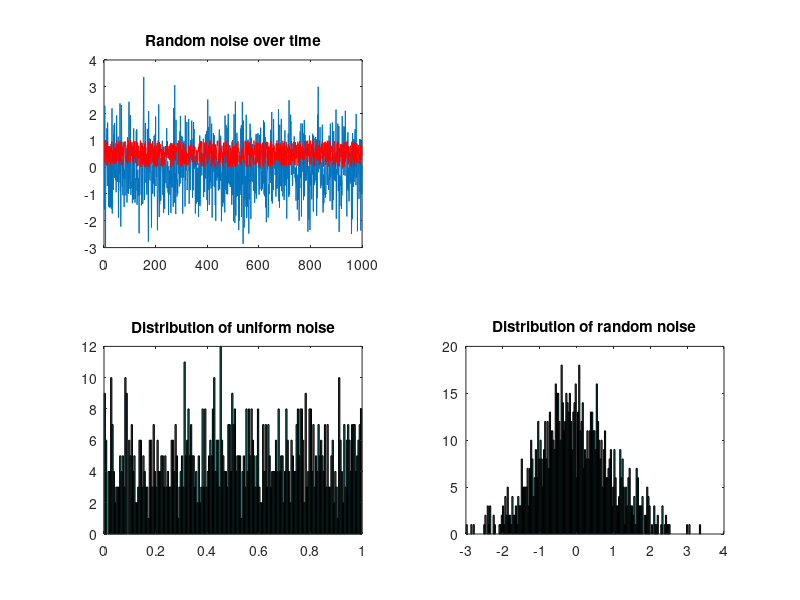

The MATLAB source for this figure:
## "White noise refers to noise that has a flat power spectrum
## % the functions rand and randn produce data that can be considered white noise.
1;
x=[1:1000];
Yu=rand(1000,1);
length(Yu)
Yn=randn(1000,1);

subplot(221)
plot(Yn), hold on
plot(Yu,'r')
title('Random noise over time')

subplot(223), hist(Yu,200)
title('Distribution of uniform noise')

subplot(224), hist(Yn,200)
title('Distribution of random noise')

% Pink noise refers to noise with a non-uniform frequency
% typically, that the power decreases with increasing frequency
% One way to compute pink noise; is to apply a vanishing frequency filter.

% wn = white noise
wn = randn(1000,1);
wnX = fft(wn);

pn = real(ifft(wnX .* linspace(-1,1,length(wnX))'.^2))*2;

subplot(221)
## plot(wn), hold on
## plot(pn,'r')
## xlabel('Time (a.u.)')
## ylabel('Amplitude (a.u.)')
## legend({'white', 'pink'})

## subplot(222)
## plot(wn,pn,'.')
## xlabel('Amplitude white noise')
## ylabel('Amplitude pink noise')

## subplot(212)
## plot(abs(fft(wn))), hold on
## plot(abs(fft(pn)), 'r')
## legend({'white';'pink'})
## xlabel('Frequency (a.u.)'),
## ylabel('Apmlittude')
